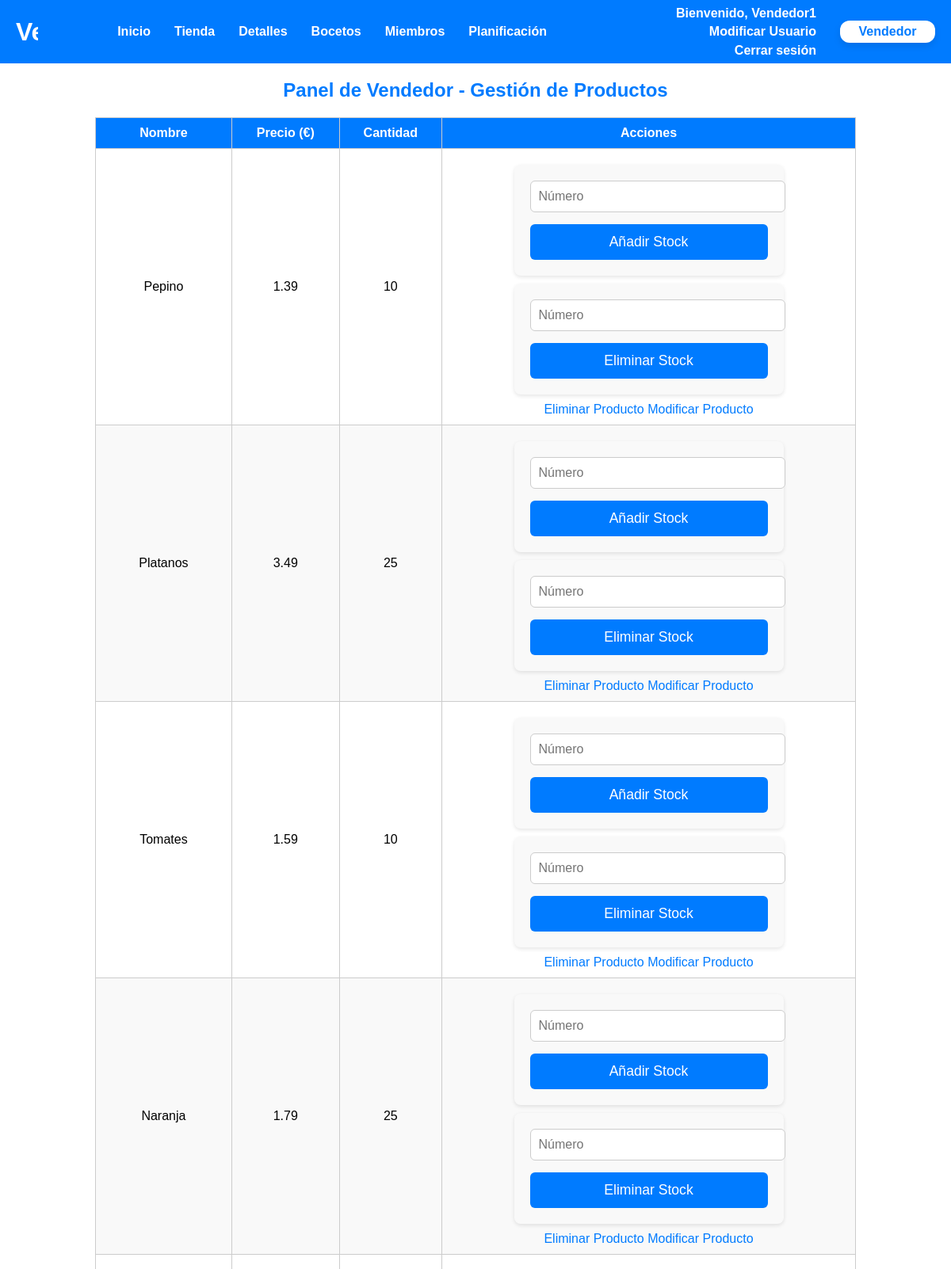
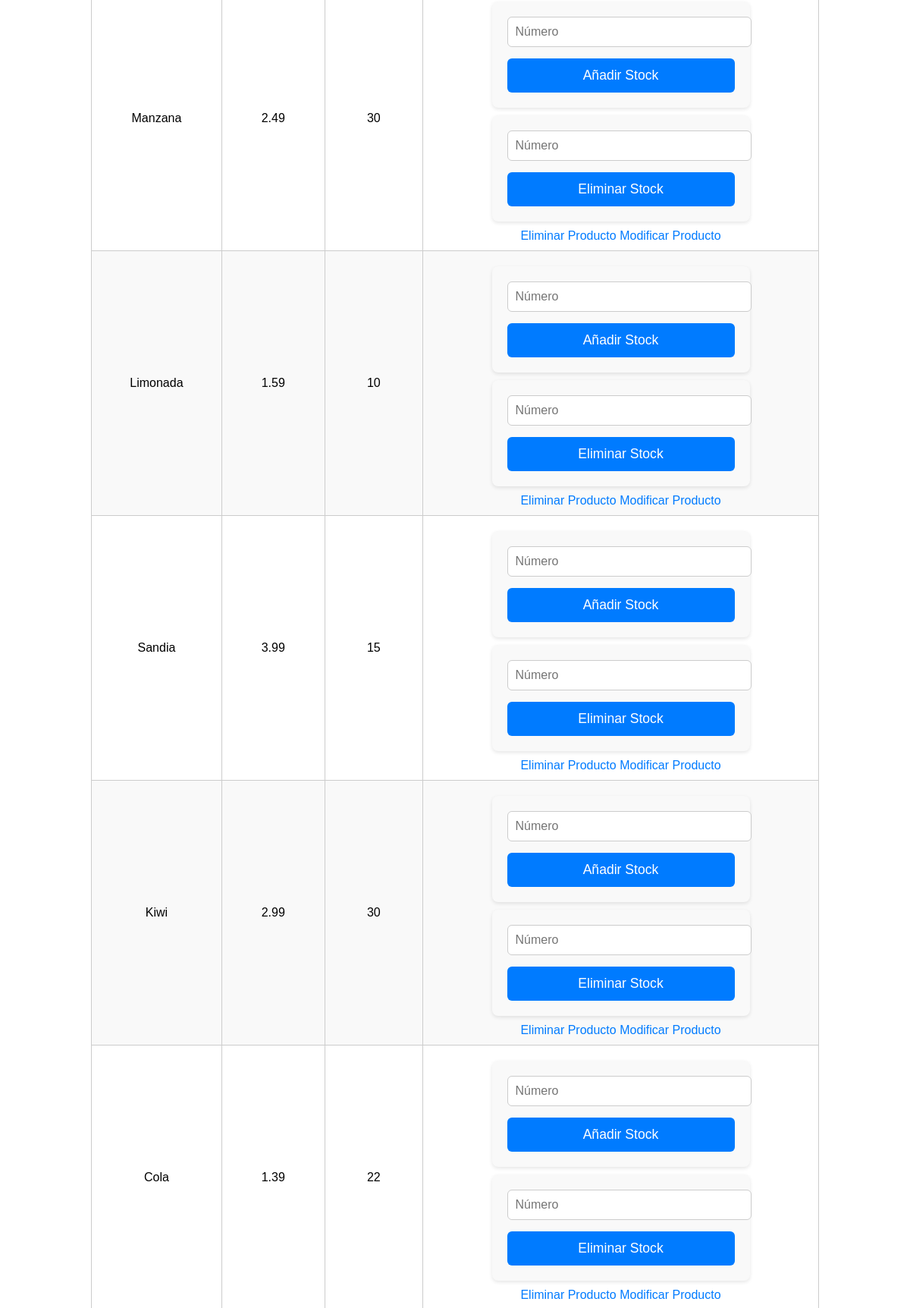
Screenshot of /controller.php?controller=vendedor&action=mostrarVendedor (signed in, upper part) with the database file from the repository (2 pictures, top to bottom).
### tables this page shows
CREATE TABLE `productos` (
  `id_producto` int(7) NOT NULL,
  `nombre` varchar(25) NOT NULL,
  `descripcion` varchar(100) NOT NULL,
  `precio` decimal(10,2) NOT NULL,
  `stock` int(10) NOT NULL,
  `id_vendedor` int(10) NOT NULL,
  `id_categoria` int(10) NOT NULL,
  `imagen` varchar(255) NOT NULL
);

### includes/controladores/vendedorController.php (called while the page is built, shortened)
<?php
require_once RUTA_INCLUDES . 'producto.php';
require_once RUTA_INCLUDES . 'detallespedido.php';
class VendedorController {
    private $producto;
    private $id_vendedor;
    public function __construct($id_vendedor = null) {
        global $conn;
        $this->producto = new Producto($conn);
        if ($id_vendedor === null && isset($_SESSION['id_usuario'])) {
            $this->id_vendedor = $_SESSION['id_usuario'];
        } else {
            $this->id_vendedor = $id_vendedor;
        }
    }
    public function mostrarVendedor() {
        $productos = $this->producto->obtenerProductosPorVendedor($this->id_vendedor);
        require RUTA_BASE . 'vendedor.php';
    }
}
?>

### includes/producto.php (called while the page is built, shortened)
<?php
class Producto {
    private $id_producto;
    private $nombre;
    private $precio;
    private $stock;
    private $conn;
    public function __construct($conn, $data = null) {
        $this->conn = $conn;
        if ($data) {
            $this->id_producto = $data['id_producto'] ?? null;
            $this->nombre = $data['nombre'] ?? null;
            $this->precio = $data['precio'] ?? null;
            $this->stock = $data['stock'] ?? null;
        }
    }
    public function getIdProducto() {
        return $this->id_producto;
    }
    public function getNombre() {
        return $this->nombre;
    }
    public function getPrecio() {
        return $this->precio;
    }
    public function getStock() {
        return $this->stock;
    }
    public function obtenerProductosPorVendedor($id_vendedor) {
        $query = "SELECT id_producto, nombre, precio, imagen, descripcion, stock FROM productos WHERE id_vendedor = ?";
        $stmt = $this->conn->prepare($query);
        $stmt->bind_param("i", $id_vendedor);
        $stmt->execute();
        $result = $stmt->get_result();
        $productos = [];
        while ($fila = $result->fetch_assoc()) {
            $productos[] = new Producto($this->conn, $fila);
        }
        return $productos;
    }
}
?>

### vendedor.php (the view, shortened to what this page needs)
<?php
require RUTA_VISTAS . 'plantillas/plantilla2.php';
require_once RUTA_INCLUDES . 'formularioanadirstock.php';
require_once RUTA_INCLUDES . 'formularioeliminarstock.php';
require_once RUTA_INCLUDES . 'controladores/vendedorController.php';
?>
<main>
    <h2>Panel de Vendedor - Gestión de Productos</h2>
    <table>
        <thead>
            <tr>
                <th>Nombre</th>
                <th>Precio (€)</th>
                <th>Cantidad</th>
                <th>Acciones</th>
            </tr>
        </thead>
        <tbody>
            <?php if (!empty($productos)): ?>
                <?php foreach ($productos as $producto): ?>
                    <tr>
                        <td><?= ucfirst(htmlspecialchars($producto->getNombre())) ?></td>
                        <td><?= number_format($producto->getPrecio(), 2) ?></td>
                        <td><?= (int)$producto->getStock() ?></td>
                        <td>
                            <?php
                            $form = new formularioanadirstock($producto->getIdProducto());
                            $htmlFormAnadirStock = $form->gestiona();
                            $form2 = new formularioeliminarstock($producto->getIdProducto());
                            $htmlFormEliminarStock = $form2->gestiona();
                            ?>
                            <?= $htmlFormAnadirStock ?>
                            <?= $htmlFormEliminarStock ?>
                            <a href="controller.php?controller=vendedor&action=eliminarProducto&id=<?php echo $producto->getIdProducto(); ?>" class="btn">Eliminar Producto</a>
                            <a href="controller.php?controller=vendedor&action=modificarProducto&id=<?php echo $producto->getIdProducto(); ?>" class="btn">Modificar Producto</a>
                        </td>
                    </tr>
                <?php endforeach; ?>
            <?php else: ?>
                <tr>
                    <td colspan="4">No hay productos disponibles.</td>
                </tr>
            <?php endif; ?>
        </tbody>
    </table>
</main>

### includes/formularioanadirstock.php (shortened to what this page needs)
<?php
require_once RUTA_INCLUDES . 'formularios.php';
class formularioanadirstock extends formularios
{
    private $id_producto;
    public function __construct($id_producto) {
        $this->id_producto = $id_producto;
    }
    protected function generaCamposFormulario(&$datos)
    {
        $id_producto = $this->id_producto;
        $numero_unidades = $datos['numero_unidades'] ?? '';
        $htmlErroresGlobales = self::generaListaErroresGlobales($this->errores);
        $erroresCampos = self::generaErroresCampos(['numero_unidades'], $this->errores, 'span', array('class' => 'error'));
        $html = <<<EOF
        $htmlErroresGlobales
        <form action="controller.php" method="GET">
            <input type="hidden" name="id" value="$id_producto">
            <input type="number" id="numero_unidades_sumar_$id_producto" name="numero_unidades" step="1" min="1" value="$numero_unidades" placeholder="Número">
            {$erroresCampos['numero_unidades']}
            <input type="hidden" name="controller" value="vendedor">
            <input type="hidden" name="action" value="añadirStock">
            <button type="submit" class="btn">Añadir Stock</button>
        </form>
        EOF;
        return $html;
    }
}

### includes/formularioeliminarstock.php (shortened to what this page needs)
<?php
require_once RUTA_INCLUDES . 'formularios.php';
class formularioeliminarstock extends formularios
{
    private $id_producto;
    public function __construct($id_producto) {
        $this->id_producto = $id_producto;
    }
    protected function generaCamposFormulario(&$datos)
    {
        $id_producto = $this->id_producto;
        $numero_unidades = $datos['numero_unidades'] ?? '';
        $htmlErroresGlobales = self::generaListaErroresGlobales($this->errores);
        $erroresCampos = self::generaErroresCampos(['numero_unidades'], $this->errores, 'span', array('class' => 'error'));
        $html = <<<EOF
        $htmlErroresGlobales
        <form action="controller.php" method="GET">
            <input type="hidden" name="id" value="$id_producto">
            <input type="number" id="numero_unidades_restar_$id_producto" name="numero_unidades" step="1" min="1" value="$numero_unidades" placeholder="Número">
            {$erroresCampos['numero_unidades']}
            <input type="hidden" name="controller" value="vendedor">
            <input type="hidden" name="action" value="eliminarStock">
            <button type="submit" class="btn">Eliminar Stock</button>
        </form>
        EOF;
        return $html;
    }
}

### css/estilo2.css (style rules this page uses)
body { font-family: Arial, sans-serif; margin: 0; padding: 0; background-color: #ffffff; text-align: center; padding-top: 80px; flex: 1; }
a { color: #007BFF; text-decoration: none; }
h2, h3 { text-align: center; color: #007BFF; margin-top: 20px; }
h2 { font-size: 1.5em; }
table { border-collapse: collapse; margin-top: 20px; width: 80%; margin-left: auto; margin-right: auto; }
table, th, td { border: 1px solid #ccc; }
th, td { padding: 10px; text-align: center; }
th { background: #007BFF; color: white; }
tr:nth-child(even) { background: #f9f9f9; }
form input[type="text"], form input[type="email"], form input[type="password"], form input[type="number"], form input[type="file"], form input[type="url"] { width: 100%; padding: 10px; margin-bottom: 15px; border: 1px solid #ccc; border-radius: 6px; font-size: 1em; }
form button, input[type="submit"] { background-color: #007BFF; color: #fff; border: none; padding: 12px; width: 100%; border-radius: 6px; font-size: 1.1em; cursor: pointer; transition: background 0.3s ease; text-align: center; }

### css/cssHeader.css (style rules this page uses)
html, body { height: 100%; display: flex; flex-direction: column; }
main { flex: 1; padding-bottom: 100px; }
html { overflow-y: scroll; }

### rows the page displays
productos: nombre "Pepino", precio "1.39", stock "10"
productos: nombre "Platanos", precio "3.49", stock "25"
productos: nombre "Tomates", precio "1.59", stock "10"
productos: nombre "Naranja", precio "1.79", stock "25"
productos: nombre "Manzana", precio "2.49", stock "30"
productos: nombre "Limonada", precio "1.59", stock "10"
productos: nombre "Sandia", precio "3.99", stock "15"
productos: nombre "Kiwi", precio "2.99", stock "30"
productos: nombre "Cola", precio "1.39", stock "22"

### other values shown
$_SESSION['nombre'] "Vendedor1"
